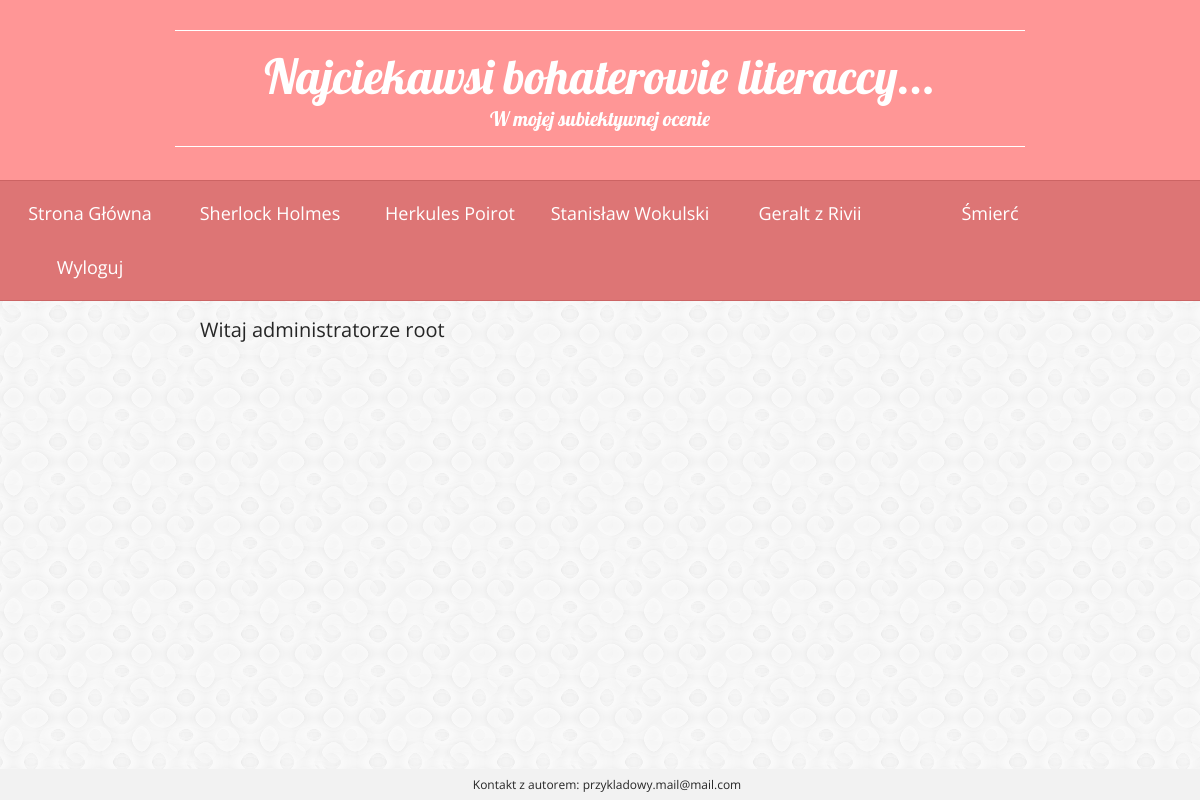
The page /PHP/adminPanel.php (signed in) on the database its author committed.
### tables this page shows
CREATE TABLE `bohaterowie` (
  `id` int(11) NOT NULL,
  `bohater` varchar(150) DEFAULT NULL
);

### PHP/menu.php (the view, shortened to what this page needs)
<div class="menu">
<ol>
<li><a href='index.php'>Strona Główna</a></li>
<?php
require_once "connect.php";
$conn = mysqli_connect($servername, $username, $password, $dbname);
mysqli_set_charset( $conn, 'utf8');
if (!$conn) {
    die("Connection failed: " . mysqli_connect_error());
}
else
{
$sql = "SELECT * FROM bohaterowie";
$result = mysqli_query($conn, $sql);
if (mysqli_num_rows($result) > 0) {
    while($row = mysqli_fetch_assoc($result)) {
        echo "<li><a href='article.php?id=".$row["id"].";'".">".$row["bohater"]."</a></li>";
    }
	if ((isset($_SESSION['loggedIn'])) && ($_SESSION['loggedIn']==true))
	{
		echo "<li><a href='logout.php'>Wyloguj</a></li>";
	}
	else
	{
		echo "<li><a href='loginForm.php'>Zaloguj</a></li>";
	}
} else {
    echo "0 results";
}
}
?>
</ol>
</div>

### CSS/style.css (style rules this page uses)
body { background-image: url("background.png"); background-color: #cccccc; color: #262626; font-family: 'Open Sans', sans-serif; font-size: 20px; margin: 0; }
.menu { width: 100%; padding-top: 5px; background-color: #dd7575; border-top: 1px solid #cc6464; border-bottom: 1px solid #cc6464; text-align: center; }
ol { padding: 0; margin: 0; list-style-type: none; font-size: 18px; line-height: 300%; display: inline-block; }
ol a { color: #ffffff; text-decoration: none; display: block; }
ol > li { float: left; width: 180px; }

### CSS/lightbox.css (style rules this page uses)
body:after { content: url(../IMG/close.png) url(../IMG/loading.gif) url(../IMG/prev.png) url(../IMG/next.png); display: none; }

### rows shown on the page
bohaterowie: bohater "Sherlock Holmes"
bohaterowie: bohater "Herkules Poirot"
bohaterowie: bohater "Stanisław Wokulski"
bohaterowie: bohater "Geralt z Rivii"
bohaterowie: bohater "Śmierć"

### other values the page prints
$_SESSION['adminID'] "root"
